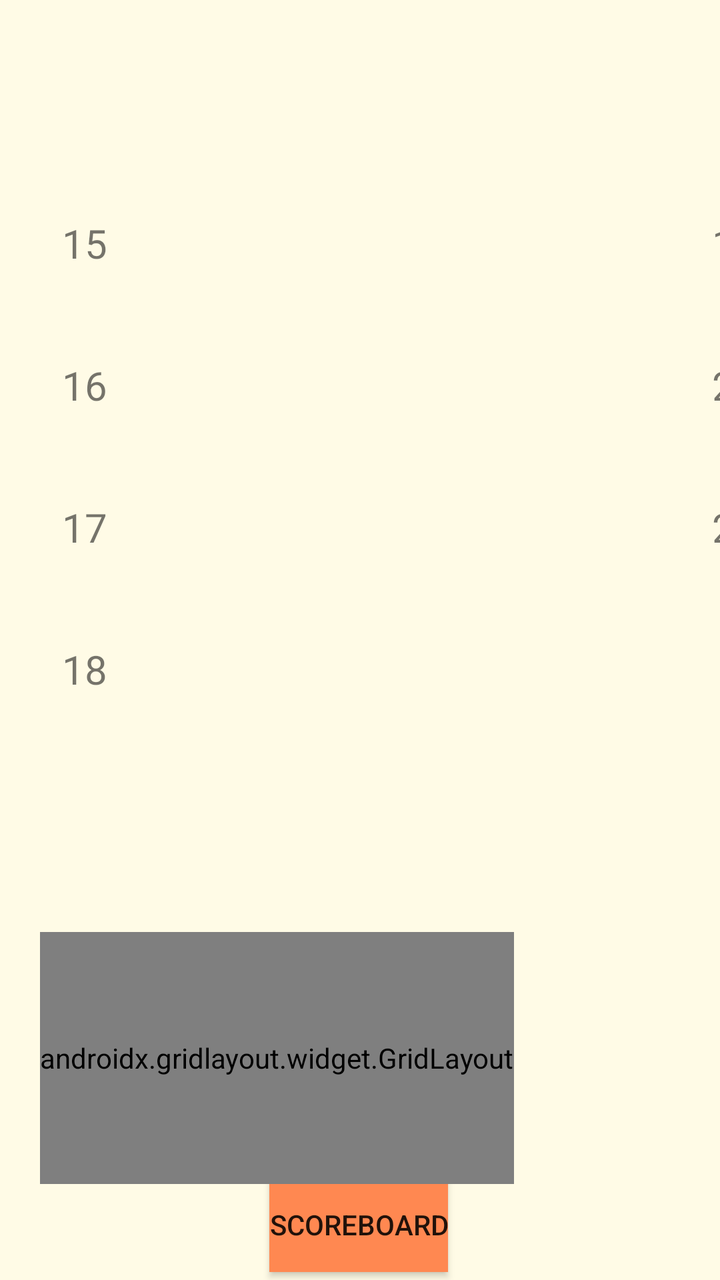
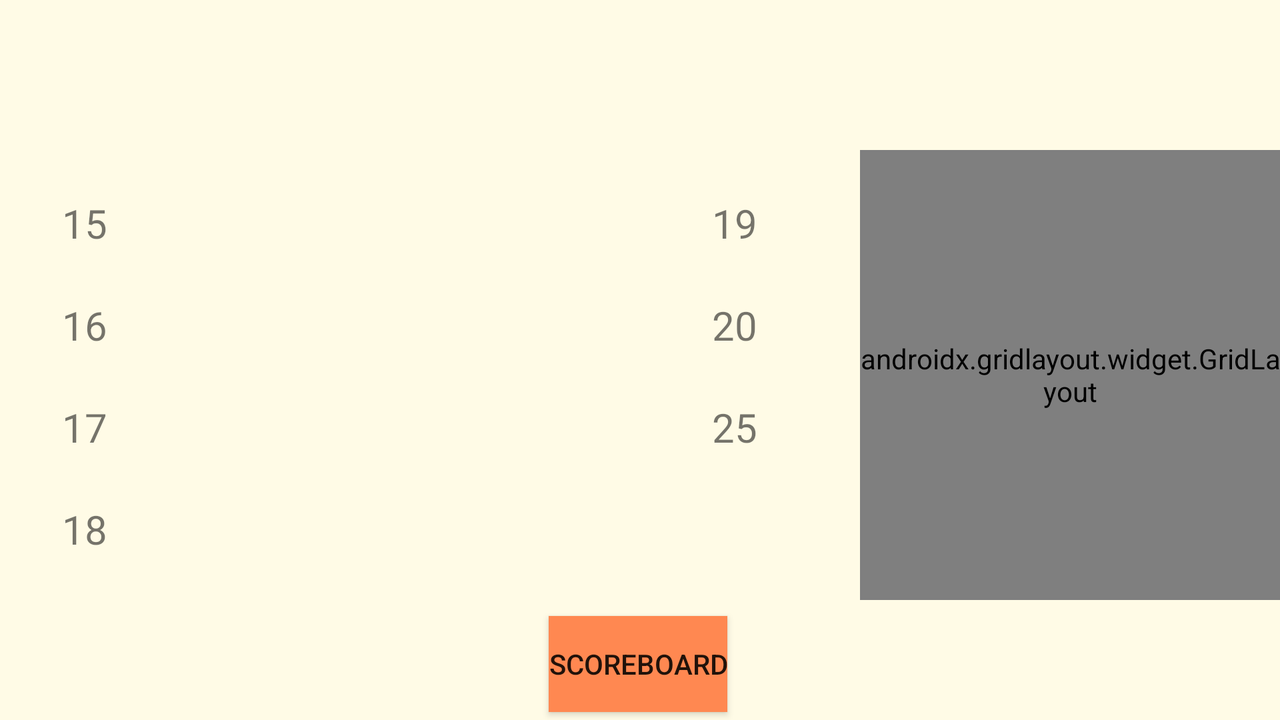

The same Android screen from two of the app's own layout files: first res/layout/ as a phone draws it, then the repository's variant for another configuration, drawn on a device whose configuration selects that folder. Both files follow.
<!-- AndroidManifest.xml: application theme AppTheme -->
<!-- res/layout/activity_datos_jugador.xml -->
<?xml version="1.0" encoding="utf-8"?>
<androidx.constraintlayout.widget.ConstraintLayout xmlns:android="http://schemas.android.com/apk/res/android"
    xmlns:app="http://schemas.android.com/apk/res-auto"
    xmlns:tools="http://schemas.android.com/tools"
    android:layout_width="match_parent"
    android:layout_height="match_parent"
    tools:context=".DatosJugador">

    <FrameLayout
        android:layout_width="match_parent"
        android:layout_height="match_parent"
        app:layout_constraintBottom_toBottomOf="parent"
        app:layout_constraintEnd_toEndOf="parent"
        app:layout_constraintStart_toStartOf="parent"
        app:layout_constraintTop_toTopOf="parent"
        android:background="@color/colorBlanco"
        tools:context=".DatosJugador">

        <LinearLayout
            android:layout_width="match_parent"
            android:layout_height="match_parent"
            android:orientation="vertical">

            <TextView
                android:id="@+id/nomre"
                android:layout_width="match_parent"
                android:layout_height="66dp"
                android:layout_marginLeft="15dp"
                android:textSize="25sp"
                android:layout_marginTop="20sp" />

            <LinearLayout
                android:id="@+id/stacks"
                android:layout_width="match_parent"
                android:layout_height="284dp"
                android:orientation="vertical">

                <LinearLayout
                    android:layout_width="match_parent"
                    android:layout_height="match_parent"
                    android:layout_weight="1"
                    android:orientation="horizontal">

                    <TextView
                        android:id="@+id/textView"
                        android:layout_width="85dp"
                        android:layout_height="match_parent"
                        android:textSize="20sp"
                        android:gravity="center"
                        android:text="15" />

                    <ImageView
                        android:id="@+id/imagen15"
                        android:layout_width="70dp"
                        android:layout_height="match_parent"
                        tools:srcCompat="@tools:sample/avatars" />

                    <ImageView

                        android:id="@+id/imagen19"
                        android:layout_width="70dp"
                        android:layout_height="match_parent"
                        android:layout_marginLeft="100dp"
                        tools:srcCompat="@tools:sample/avatars" />

                    <TextView
                        android:id="@+id/textView2"
                        android:layout_width="85dp"
                        android:layout_height="match_parent"
                        android:gravity="center"
                        android:text="19"
                        android:textSize="20sp" />

                </LinearLayout>

                <LinearLayout
                    android:layout_width="match_parent"
                    android:layout_height="match_parent"
                    android:layout_weight="1"
                    android:gravity="left"
                    android:orientation="horizontal">

                    <TextView
                        android:id="@+id/textView3"
                        android:layout_width="85dp"
                        android:layout_height="match_parent"
                        android:gravity="center"
                        android:text="16"
                        android:textSize="20sp" />

                    <ImageView
                        android:id="@+id/imagen16"
                        android:layout_width="70dp"
                        android:layout_height="match_parent"
                        tools:srcCompat="@tools:sample/avatars" />


                    <ImageView
                        android:id="@+id/imagen20"
                        android:layout_width="70dp"
                        android:layout_height="match_parent"
                        android:layout_marginLeft="100dp"
                        tools:srcCompat="@tools:sample/avatars" />

                    <TextView
                        android:id="@+id/textView4"
                        android:layout_width="85dp"
                        android:layout_height="match_parent"
                        android:gravity="center"
                        android:text="20"
                        android:textSize="20sp" />

                </LinearLayout>

                <LinearLayout
                    android:layout_width="match_parent"
                    android:layout_height="match_parent"
                    android:layout_weight="1">

                    <TextView
                        android:id="@+id/textView5"
                        android:layout_width="85dp"
                        android:layout_height="match_parent"
                        android:gravity="center"
                        android:text="17"
                        android:textSize="20sp" />

                    <ImageView
                        android:id="@+id/imagen17"
                        android:layout_width="70dp"
                        android:layout_height="match_parent"
                        tools:srcCompat="@tools:sample/avatars" />

                    <ImageView
                        android:id="@+id/imagen25"
                        android:layout_width="70dp"
                        android:layout_height="match_parent"
                        android:layout_marginLeft="100dp"
                        tools:srcCompat="@tools:sample/avatars" />

                    <TextView
                        android:id="@+id/textView6"
                        android:layout_width="85dp"
                        android:layout_height="match_parent"
                        android:gravity="center"
                        android:text="25"
                        android:textSize="20sp" />

                </LinearLayout>

                <LinearLayout
                    android:layout_width="match_parent"
                    android:layout_height="match_parent"
                    android:layout_weight="1">

                    <TextView
                        android:id="@+id/textView7"
                        android:layout_width="85dp"
                        android:layout_height="match_parent"
                        android:gravity="center"
                        android:text="18"
                        android:textSize="20sp" />

                    <ImageView
                        android:id="@+id/imagen18"
                        android:layout_width="70dp"
                        android:layout_height="match_parent"
                        tools:srcCompat="@tools:sample/avatars" />

                </LinearLayout>

            </LinearLayout>

            <TextView
                android:id="@+id/puntuacion"
                android:layout_width="match_parent"
                android:layout_height="56dp"
                android:layout_marginTop="20dp"
                android:layout_marginLeft="15dp"
                android:textSize="25sp"
                />

            <androidx.gridlayout.widget.GridLayout
                android:layout_width="wrap_content"
                android:layout_height="126dp"
                android:layout_marginLeft="20dp"
                android:layout_marginTop="20sp"
                android:background="@color/colorNaranja"
                app:columnCount="4"
                app:rowCount="2">

                <Button
                    android:id="@+id/button18"
                    android:layout_width="90dp"
                    android:layout_height="wrap_content"
                    android:background="@color/colorAccent"
                    android:text="18"
                    android:textSize="40sp"
                    app:layout_column="3"
                    app:layout_row="0" />

                <Button
                    android:id="@+id/button25"
                    android:layout_width="90dp"
                    android:layout_height="76dp"
                    android:background="@color/colorAccent"
                    android:text="25"
                    android:textSize="40sp"
                    app:layout_column="2"
                    app:layout_row="1" />

                <Button
                    android:id="@+id/button16"
                    android:layout_width="90dp"
                    android:layout_height="wrap_content"
                    android:background="@color/colorAccent"
                    android:text="16"

                    android:textSize="40sp"
                    app:layout_column="1"
                    app:layout_row="0" />

                <Button
                    android:id="@+id/button20"
                    android:layout_width="90dp"
                    android:layout_height="76dp"
                    android:background="@color/colorAccent"
                    android:text="20"

                    android:textSize="40sp"
                    app:layout_column="1"
                    app:layout_row="1" />

                <Button
                    android:id="@+id/button15"
                    android:layout_width="90dp"
                    android:layout_height="wrap_content"
                    android:background="@color/colorAccent"
                    android:text="15"

                    android:textSize="40sp"
                    app:layout_column="0"
                    app:layout_row="0" />

                <Button
                    android:id="@+id/button17"
                    android:layout_width="90dp"
                    android:layout_height="wrap_content"
                    android:background="@color/colorAccent"
                    android:text="17"

                    android:textSize="40sp"
                    app:layout_column="2"
                    app:layout_row="0" />

                <Button
                    android:id="@+id/button19"
                    android:layout_width="90dp"
                    android:layout_height="76dp"
                    android:background="@color/colorAccent"
                    android:text="19"

                    android:textSize="40sp"
                    app:layout_column="0"
                    app:layout_row="1" />

                <Button
                    android:id="@+id/siguiente"
                    android:layout_width="90dp"
                    android:layout_height="88dp"
                    android:background="@color/colorNaranja"
                    android:text="Next"
                    android:textSize="20sp"
                    app:layout_column="3"
                    app:layout_row="1" />

            </androidx.gridlayout.widget.GridLayout>

            <androidx.constraintlayout.widget.ConstraintLayout
                android:layout_width="match_parent"
                android:layout_height="match_parent">

                <Button
                    android:id="@+id/marcador"
                    android:layout_width="wrap_content"
                    android:layout_height="wrap_content"
                    android:layout_gravity="center"
                    android:layout_marginBottom="4dp"
                    android:background="@color/colorNaranja"
                    android:text="scoreboard"
                    app:layout_constraintBottom_toBottomOf="parent"
                    app:layout_constraintEnd_toEndOf="parent"
                    app:layout_constraintHorizontal_bias="0.498"
                    app:layout_constraintStart_toStartOf="parent" />
            </androidx.constraintlayout.widget.ConstraintLayout>

        </LinearLayout>

    </FrameLayout>

</androidx.constraintlayout.widget.ConstraintLayout>
<!-- resources referenced by this layout -->
<resources>
  <color name="colorAccent">#89E4C9</color>
  <color name="colorBlanco">#FFFBE6</color>
  <color name="colorNaranja">#ff8851</color>
  <style name="AppTheme" parent="Theme.AppCompat.Light.DarkActionBar">
          
          <item name="colorPrimary">@color/colorPrimary</item>
          <item name="colorPrimaryDark">@color/colorPrimaryDark</item>
          <item name="colorAccent">@color/colorNaranja</item>
      </style>
  <color name="colorPrimary">#37966F</color>
  <color name="colorPrimaryDark">#356859</color>
</resources>
<!-- res/layout-land/activity_datos_jugador.xml (the repository's variant of the layout above) -->
<!-- drawn on the phone turned sideways -->
<?xml version="1.0" encoding="utf-8"?>
<androidx.constraintlayout.widget.ConstraintLayout xmlns:android="http://schemas.android.com/apk/res/android"
    xmlns:app="http://schemas.android.com/apk/res-auto"
    xmlns:tools="http://schemas.android.com/tools"
    android:layout_width="match_parent"
    android:layout_height="match_parent"
    tools:context=".DatosJugador">

    <FrameLayout
        android:layout_width="match_parent"
        android:layout_height="match_parent"
        app:layout_constraintBottom_toBottomOf="parent"
        app:layout_constraintEnd_toEndOf="parent"
        app:layout_constraintStart_toStartOf="parent"
        app:layout_constraintTop_toTopOf="parent"
        android:background="@color/colorBlanco"
        tools:context=".DatosJugador">

        <LinearLayout
            android:layout_width="match_parent"
            android:layout_height="match_parent">

            <LinearLayout
                android:id="@+id/stacks"
                android:layout_width="wrap_content"
                android:layout_height="366dp"
                android:orientation="vertical">

                <TextView
                    android:id="@+id/nomre"
                    android:layout_width="match_parent"
                    android:layout_height="66dp"
                    android:layout_marginLeft="15dp"
                    android:layout_marginTop="20sp"
                    android:textSize="25sp" />

                <LinearLayout
                    android:layout_width="match_parent"
                    android:layout_height="match_parent"
                    android:layout_weight="1"
                    android:orientation="horizontal">

                    <TextView
                        android:id="@+id/textView"
                        android:layout_width="85dp"
                        android:layout_height="match_parent"
                        android:gravity="center"
                        android:text="15"
                        android:textSize="20sp" />

                    <ImageView
                        android:id="@+id/imagen15"
                        android:layout_width="70dp"
                        android:layout_height="match_parent"
                        tools:srcCompat="@tools:sample/avatars" />

                    <ImageView

                        android:id="@+id/imagen19"
                        android:layout_width="70dp"
                        android:layout_height="match_parent"
                        android:layout_marginLeft="100dp"
                        tools:srcCompat="@tools:sample/avatars" />

                    <TextView
                        android:id="@+id/textView2"
                        android:layout_width="85dp"
                        android:layout_height="match_parent"
                        android:gravity="center"
                        android:text="19"
                        android:textSize="20sp" />

                </LinearLayout>

                <LinearLayout
                    android:layout_width="match_parent"
                    android:layout_height="match_parent"
                    android:layout_weight="1"
                    android:gravity="left"
                    android:orientation="horizontal">

                    <TextView
                        android:id="@+id/textView3"
                        android:layout_width="85dp"
                        android:layout_height="match_parent"
                        android:gravity="center"
                        android:text="16"
                        android:textSize="20sp" />

                    <ImageView
                        android:id="@+id/imagen16"
                        android:layout_width="70dp"
                        android:layout_height="match_parent"
                        tools:srcCompat="@tools:sample/avatars" />


                    <ImageView
                        android:id="@+id/imagen20"
                        android:layout_width="70dp"
                        android:layout_height="match_parent"
                        android:layout_marginLeft="100dp"
                        tools:srcCompat="@tools:sample/avatars" />

                    <TextView
                        android:id="@+id/textView4"
                        android:layout_width="85dp"
                        android:layout_height="match_parent"
                        android:gravity="center"
                        android:text="20"
                        android:textSize="20sp" />

                </LinearLayout>

                <LinearLayout
                    android:layout_width="match_parent"
                    android:layout_height="match_parent"
                    android:layout_weight="1">

                    <TextView
                        android:id="@+id/textView5"
                        android:layout_width="85dp"
                        android:layout_height="match_parent"
                        android:gravity="center"
                        android:text="17"
                        android:textSize="20sp" />

                    <ImageView
                        android:id="@+id/imagen17"
                        android:layout_width="70dp"
                        android:layout_height="match_parent"
                        tools:srcCompat="@tools:sample/avatars" />

                    <ImageView
                        android:id="@+id/imagen25"
                        android:layout_width="70dp"
                        android:layout_height="match_parent"
                        android:layout_marginLeft="100dp"
                        tools:srcCompat="@tools:sample/avatars" />

                    <TextView
                        android:id="@+id/textView6"
                        android:layout_width="85dp"
                        android:layout_height="match_parent"
                        android:gravity="center"
                        android:text="25"
                        android:textSize="20sp" />

                </LinearLayout>

                <LinearLayout
                    android:layout_width="match_parent"
                    android:layout_height="match_parent"
                    android:layout_weight="1">

                    <TextView
                        android:id="@+id/textView7"
                        android:layout_width="85dp"
                        android:layout_height="match_parent"
                        android:gravity="center"
                        android:text="18"
                        android:textSize="20sp" />

                    <ImageView
                        android:id="@+id/imagen18"
                        android:layout_width="70dp"
                        android:layout_height="match_parent"
                        tools:srcCompat="@tools:sample/avatars" />

                </LinearLayout>

                <TextView
                    android:id="@+id/puntuacion"
                    android:layout_width="match_parent"
                    android:layout_height="56dp"
                    android:layout_marginLeft="15dp"
                    android:layout_marginTop="20dp"
                    android:textSize="25sp" />

            </LinearLayout>

            <androidx.gridlayout.widget.GridLayout
                android:layout_width="wrap_content"
                android:layout_height="225dp"
                android:layout_marginLeft="20dp"
                android:layout_marginTop="20sp"
                android:background="@color/colorNaranja"
                android:layout_marginVertical="75dp"
                app:columnCount="3"
                app:rowCount="3">

                <Button
                    android:id="@+id/button18"
                    android:layout_width="90dp"
                    android:layout_height="76dp"
                    android:background="@color/colorAccent"
                    android:text="18"
                    android:textSize="40sp"
                    app:layout_column="0"
                    app:layout_row="1" />

                <Button
                    android:id="@+id/button25"
                    android:layout_width="90dp"
                    android:layout_height="76dp"
                    android:background="@color/colorAccent"
                    android:text="25"
                    android:textSize="40sp"
                    app:layout_column="0"
                    app:layout_row="2" />

                <Button
                    android:id="@+id/button16"
                    android:layout_width="90dp"
                    android:layout_height="76dp"
                    android:background="@color/colorAccent"
                    android:text="16"

                    android:textSize="40sp"
                    app:layout_column="1"
                    app:layout_row="0" />

                <Button
                    android:id="@+id/button20"
                    android:layout_width="90dp"
                    android:layout_height="76dp"
                    android:background="@color/colorAccent"
                    android:text="20"

                    android:textSize="40sp"
                    app:layout_column="2"
                    app:layout_row="1" />

                <Button
                    android:id="@+id/button15"
                    android:layout_width="90dp"
                    android:layout_height="76dp"
                    android:background="@color/colorAccent"
                    android:text="15"

                    android:textSize="40sp"
                    app:layout_column="0"
                    app:layout_row="0" />

                <Button
                    android:id="@+id/button17"
                    android:layout_width="90dp"
                    android:layout_height="76dp"
                    android:background="@color/colorAccent"
                    android:text="17"

                    android:textSize="40sp"
                    app:layout_column="2"
                    app:layout_row="0" />

                <Button
                    android:id="@+id/button19"
                    android:layout_width="90dp"
                    android:layout_height="76dp"
                    android:background="@color/colorAccent"
                    android:text="19"

                    android:textSize="40sp"
                    app:layout_column="1"
                    app:layout_row="1" />

                <Button
                    android:id="@+id/siguiente"
                    android:layout_width="90dp"
                    android:layout_height="76dp"
                    android:background="@color/colorNaranja"
                    android:text="Next"
                    android:textSize="20sp"
                    app:layout_column="1"
                    app:layout_row="2" />

            </androidx.gridlayout.widget.GridLayout>

        </LinearLayout>

    </FrameLayout>

    <androidx.constraintlayout.widget.ConstraintLayout
        android:layout_width="match_parent"
        android:layout_height="match_parent"
        tools:layout_editor_absoluteX="700dp">

        <Button
            android:id="@+id/marcador"
            android:layout_width="wrap_content"
            android:layout_height="wrap_content"
            android:layout_gravity="center"
            android:layout_marginBottom="4dp"
            android:background="@color/colorNaranja"
            android:text="scoreboard"
            app:layout_constraintBottom_toBottomOf="parent"
            app:layout_constraintEnd_toEndOf="parent"
            app:layout_constraintHorizontal_bias="0.498"
            app:layout_constraintStart_toStartOf="parent" />
    </androidx.constraintlayout.widget.ConstraintLayout>

</androidx.constraintlayout.widget.ConstraintLayout>
